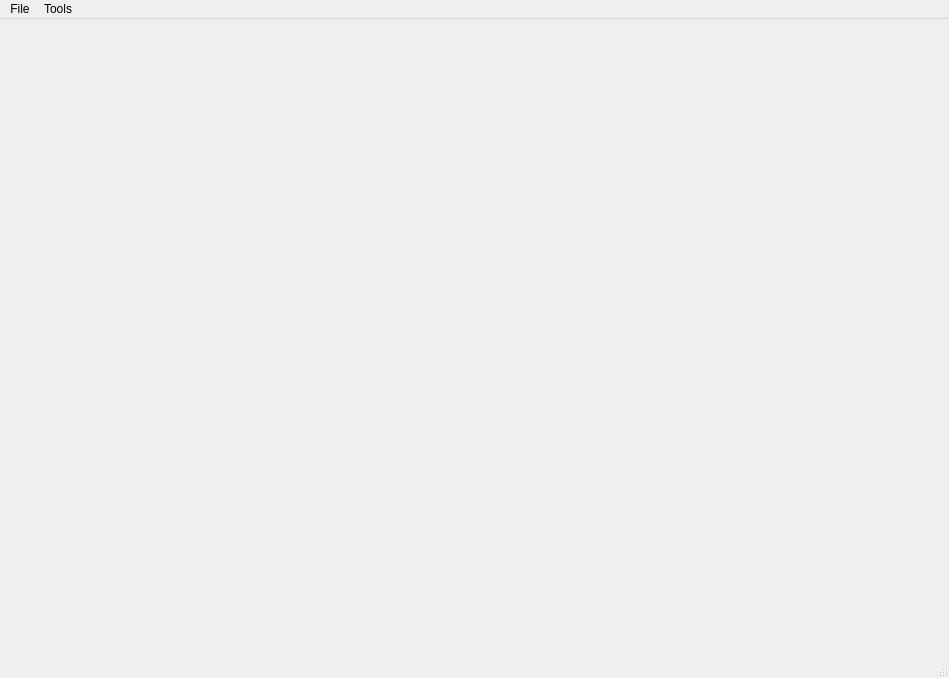
<?xml version="1.0" encoding="UTF-8"?>
<ui version="4.0">
 <class>MainWindow</class>
 <widget class="QMainWindow" name="MainWindow">
  <property name="geometry">
   <rect>
    <x>0</x>
    <y>0</y>
    <width>949</width>
    <height>678</height>
   </rect>
  </property>
  <property name="windowTitle">
   <string>Point Cloud Visualization</string>
  </property>
  <widget class="QWidget" name="centralwidget"/>
  <widget class="QMenuBar" name="menubar">
   <property name="geometry">
    <rect>
     <x>0</x>
     <y>0</y>
     <width>949</width>
     <height>21</height>
    </rect>
   </property>
   <widget class="QMenu" name="menuFile">
    <property name="title">
     <string>File</string>
    </property>
    <addaction name="actionOpen"/>
    <addaction name="actionRecent"/>
    <addaction name="actionClose"/>
    <addaction name="separator"/>
    <addaction name="actionQuit"/>
   </widget>
   <widget class="QMenu" name="menuTools">
    <property name="title">
     <string>Tools</string>
    </property>
   </widget>
   <addaction name="menuFile"/>
   <addaction name="menuTools"/>
  </widget>
  <widget class="QStatusBar" name="statusbar"/>
  <action name="actionOpen">
   <property name="text">
    <string>Open</string>
   </property>
  </action>
  <action name="actionExit">
   <property name="text">
    <string>Quit</string>
   </property>
  </action>
  <action name="actionClose">
   <property name="text">
    <string>Close</string>
   </property>
  </action>
  <action name="actionQuit">
   <property name="text">
    <string>Quit</string>
   </property>
  </action>
  <action name="actionRecent">
   <property name="text">
    <string>Recent</string>
   </property>
  </action>
 </widget>
 <resources/>
 <connections/>
</ui>
